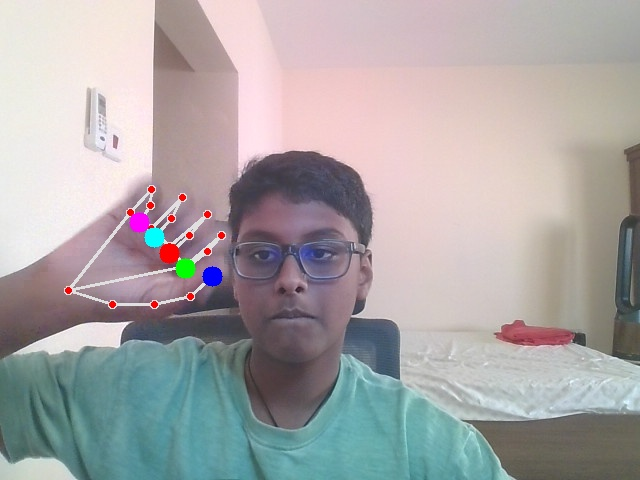
#> input picture picture_1775303079.jpg, 640 x 480 px, given in place of the camera
$ python l6acp.py
#> lines starting #> are read from the running program, lines starting #| are printed output that depends on the picture; after the words box and inside, x2 and y2 are one past the last pixel; in counts of white or black regions, pixels touching at a corner belong together
import cv2
import numpy as np
from colorama import Fore, Style, init

init(autoreset=True)

print(Fore.GREEN + Style.BRIGHT + "🎥 Starting Hand Gesture Tracker...")
print(Fore.YELLOW + "Press 'q' to quit the program.\n")

cap = cv2.VideoCapture(0)

shape_x = 300
shape_y = 200
shape_size = 60
shape_color = (0, 255, 0)

prev_x = 0
prev_y = 0

while True:
    ret, frame = cap.read()
#> frame is the input picture: shape (480, 640, 3); mean B, G, R 166.1, 165.4, 168.8

    if not ret:
        print(Fore.RED + "❌ Failed to access webcam.")
        break

    frame = cv2.flip(frame, 1)
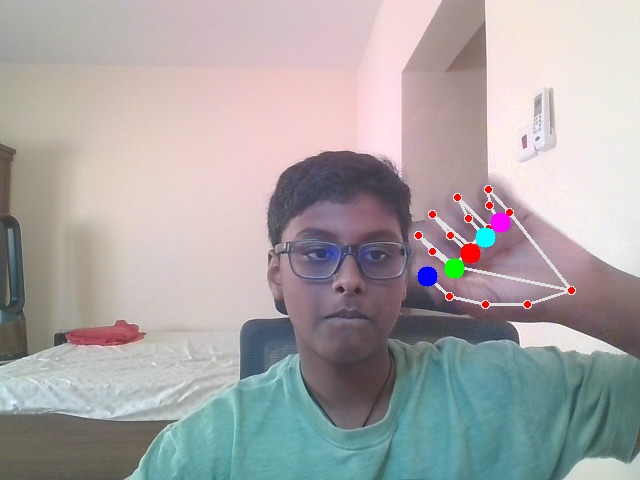
#> frame: shape (480, 640, 3); mean B, G, R 166.1, 165.4, 168.8
    hsv = cv2.cvtColor(frame, cv2.COLOR_BGR2HSV)
#> hsv: shape (480, 640, 3); mean H, S, V 81.1, 40.7, 179.9

    lower_skin = np.array([0, 20, 70], dtype=np.uint8)
    upper_skin = np.array([20, 255, 255], dtype=np.uint8)

    mask = cv2.inRange(hsv, lower_skin, upper_skin)
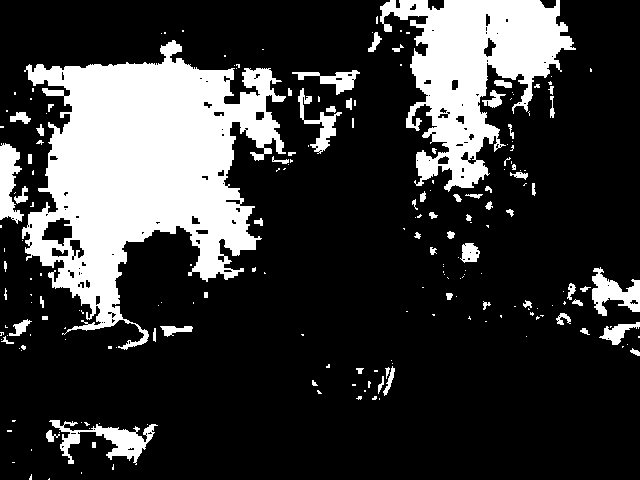
#> mask: shape (480, 640); 22.2% white; 208 white regions (138 under 20 px), largest, box (x1, y1, x2, y2) and area: (22, 40, 286, 350) 40965, (380, 0, 576, 192) 17436, (49, 420, 158, 465) 1644

    kernel = np.ones((3, 3), np.uint8)
    mask = cv2.dilate(mask, kernel, iterations=2)
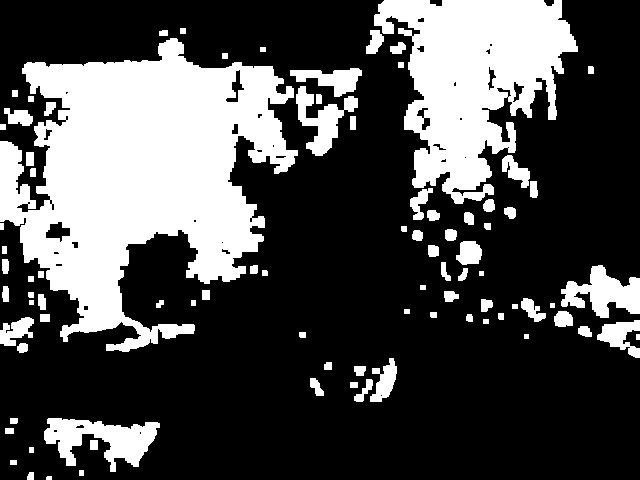
#> mask: shape (480, 640); 29.9% white; 87 white regions
    mask = cv2.GaussianBlur(mask, (5, 5), 100)
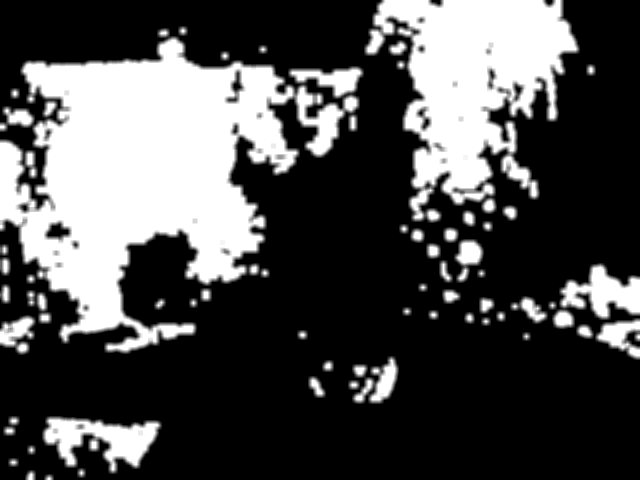
#> mask: shape (480, 640); min 0, max 255, mean 76.4

    contours, _ = cv2.findContours(mask, cv2.RETR_TREE, cv2.CHAIN_APPROX_SIMPLE)
#> contours = 63 contours, 9 with area under 20; largest, box (x1, y1, x2, y2) and area: (0, 26, 364, 354) 62448, (364, 0, 580, 223) 28517, (42, 416, 162, 478) 4211, (548, 263, 640, 329) 3265, (348, 356, 399, 404) 1534

    if len(contours) > 0:
        contour = max(contours, key=cv2.contourArea)
#> contour = contour of 728 points, box (x1, y1, x2, y2) (0, 26, 364, 354), area 62448

        if cv2.contourArea(contour) > 5000:
            x, y, w, h = cv2.boundingRect(contour)
#> x = 0; y = 26; w = 364; h = 328

            cv2.rectangle(frame, (x, y), (x + w, y + h), (255, 0, 0), 2)

            cx = x + w // 2
#> cx = 182
            cy = y + h // 2
#> cy = 190

            cv2.circle(frame, (cx, cy), 8, (0, 0, 255), -1)

            if cx - prev_x > 20:
                direction = "Moving Right ➡"
                shape_x += 10
            elif prev_x - cx > 20:
                direction = "Moving Left ⬅"
                shape_x -= 10
            elif cy - prev_y > 20:
                direction = "Moving Down ⬇"
                shape_y += 10
            elif prev_y - cy > 20:
                direction = "Moving Up ⬆"
                shape_y -= 10
            else:
                direction = "Stable ✋"

            prev_x = cx
#> prev_x = 182
            prev_y = cy
#> prev_y = 190

            aspect_ratio = h / w
#> aspect_ratio = 0.901

            if aspect_ratio > 1.5:
                gesture = "Open Hand ✋"
                shape_color = (0, 255, 0)
            else:
                gesture = "Thumbs Up 👍"
                shape_color = (0, 0, 255)

            shape_size = max(30, min(150, w))
#> shape_size = 150

            cv2.rectangle(
                frame,
                (shape_x, shape_y),
                (shape_x + shape_size, shape_y + shape_size),
                shape_color,
                -1
            )

            cv2.putText(frame, direction, (20, 40), cv2.FONT_HERSHEY_SIMPLEX,
                        1, (255, 255, 255), 2)

            cv2.putText(frame, gesture, (20, 80), cv2.FONT_HERSHEY_SIMPLEX,
                        1, (0, 255, 255), 2)
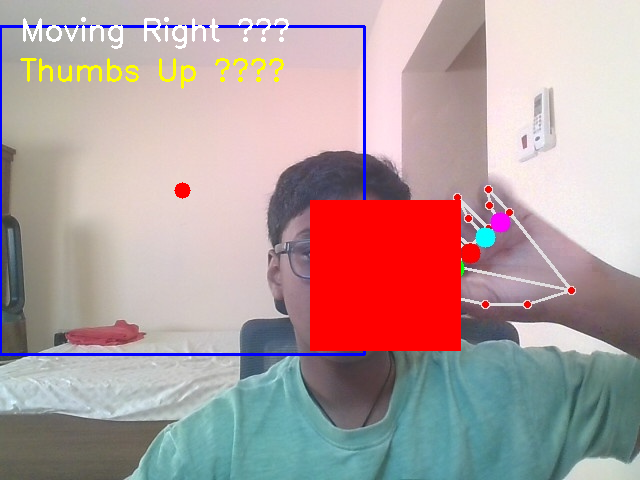
#> frame: shape (480, 640, 3); mean B, G, R 158, 157.1, 178.3

    else:
        cv2.putText(frame, "No Hand Detected ❌", (20, 40),
                    cv2.FONT_HERSHEY_SIMPLEX, 1, (0, 0, 255), 2)

    cv2.imshow("Hand Gesture Tracker", frame)
    cv2.imshow("Mask", mask)

    if cv2.waitKey(1) & 0xFF == ord('q'):
#> (key q is pressed here)
        break

cap.release()
cv2.destroyAllWindows()

print(Fore.GREEN + "\n✅ Program closed successfully.")
